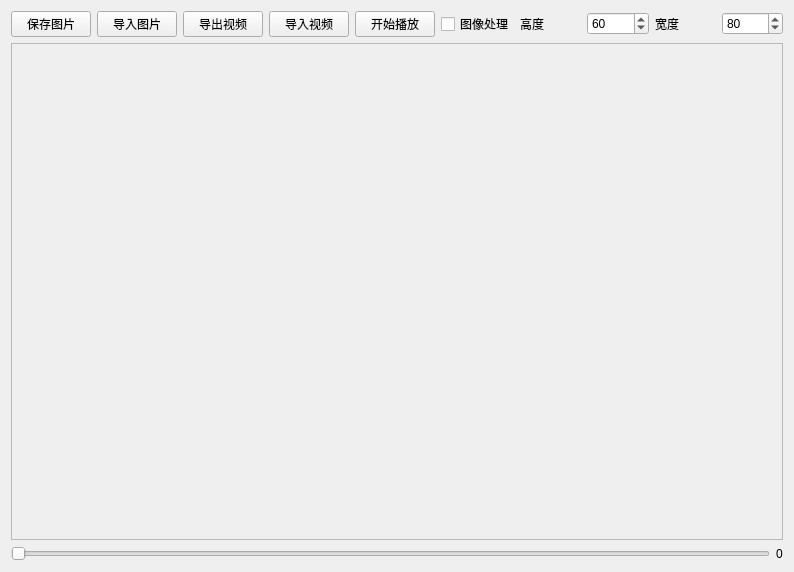
<?xml version="1.0" encoding="UTF-8"?>
<ui version="4.0">
 <class>imageshow</class>
 <widget class="QWidget" name="imageshow">
  <property name="geometry">
   <rect>
    <x>0</x>
    <y>0</y>
    <width>794</width>
    <height>572</height>
   </rect>
  </property>
  <property name="windowTitle">
   <string>Form</string>
  </property>
  <layout class="QGridLayout" name="gridLayout_2">
   <item row="0" column="0">
    <layout class="QHBoxLayout" name="horizontalLayout_2">
     <item>
      <layout class="QHBoxLayout" name="horizontalLayout">
       <item>
        <widget class="QPushButton" name="btn_imagesave">
         <property name="text">
          <string>保存图片</string>
         </property>
         <property name="checkable">
          <bool>false</bool>
         </property>
        </widget>
       </item>
       <item>
        <widget class="QPushButton" name="btn_imageread">
         <property name="text">
          <string>导入图片</string>
         </property>
        </widget>
       </item>
       <item>
        <widget class="QPushButton" name="btn_videosave">
         <property name="text">
          <string>导出视频</string>
         </property>
        </widget>
       </item>
       <item>
        <widget class="QPushButton" name="btn_videoread">
         <property name="text">
          <string>导入视频</string>
         </property>
        </widget>
       </item>
       <item>
        <widget class="QPushButton" name="btn_videoshow">
         <property name="text">
          <string>开始播放</string>
         </property>
        </widget>
       </item>
       <item>
        <widget class="QCheckBox" name="checkBox">
         <property name="text">
          <string>图像处理</string>
         </property>
        </widget>
       </item>
      </layout>
     </item>
     <item>
      <widget class="QLabel" name="label_2">
       <property name="text">
        <string>高度</string>
       </property>
      </widget>
     </item>
     <item>
      <widget class="QSpinBox" name="spinBox_height">
       <property name="maximum">
        <number>480</number>
       </property>
       <property name="value">
        <number>60</number>
       </property>
      </widget>
     </item>
     <item>
      <widget class="QLabel" name="label_3">
       <property name="text">
        <string>宽度</string>
       </property>
      </widget>
     </item>
     <item>
      <widget class="QSpinBox" name="spinBox_width">
       <property name="maximum">
        <number>480</number>
       </property>
       <property name="value">
        <number>80</number>
       </property>
      </widget>
     </item>
    </layout>
   </item>
   <item row="1" column="0">
    <widget class="QScrollArea" name="scrollArea">
     <property name="widgetResizable">
      <bool>true</bool>
     </property>
     <widget class="QWidget" name="scrollAreaWidgetContents">
      <property name="geometry">
       <rect>
        <x>0</x>
        <y>0</y>
        <width>770</width>
        <height>478</height>
       </rect>
      </property>
      <layout class="QGridLayout" name="gridLayout">
       <item row="0" column="0">
        <widget class="MouseEvent" name="imaglabel">
         <property name="text">
          <string/>
         </property>
        </widget>
       </item>
      </layout>
     </widget>
    </widget>
   </item>
   <item row="2" column="0">
    <layout class="QHBoxLayout" name="horizontalLayout_4">
     <item>
      <widget class="QSlider" name="PicSlider">
       <property name="orientation">
        <enum>Qt::Horizontal</enum>
       </property>
      </widget>
     </item>
     <item>
      <widget class="QLabel" name="Piclabel">
       <property name="text">
        <string>0</string>
       </property>
      </widget>
     </item>
    </layout>
   </item>
  </layout>
 </widget>
 <customwidgets>
  <customwidget>
   <class>MouseEvent</class>
   <extends>QLabel</extends>
   <header location="global">mouseevent.h</header>
  </customwidget>
 </customwidgets>
 <resources/>
 <connections/>
</ui>
